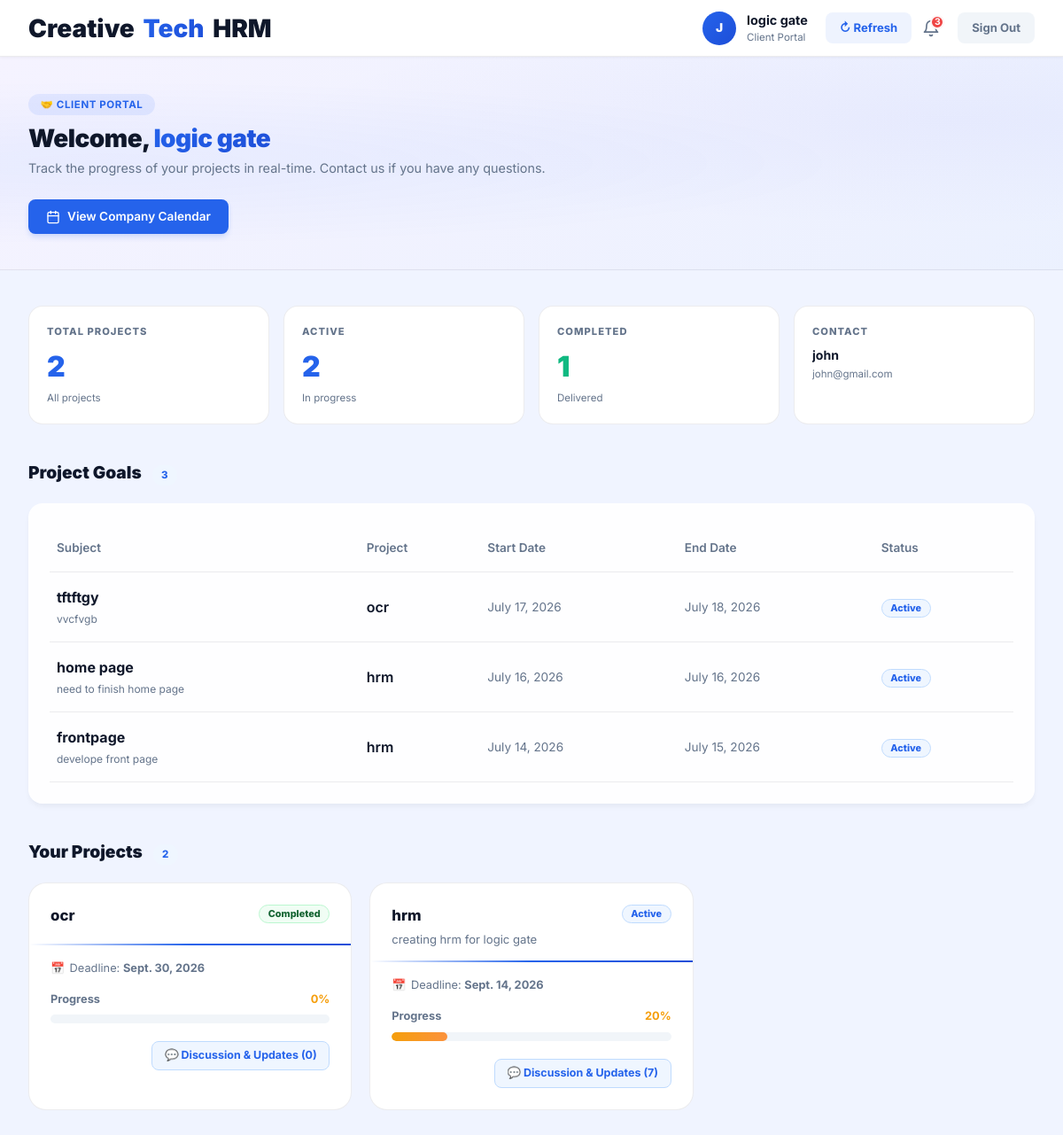
The app's page /client-dashboard/ (signed in) with its own data.
### employees/models.py (models this page shows, shortened)
class Client(models.Model):
    user = models.OneToOneField(User, on_delete=models.CASCADE, related_name='client_profile', null=True, blank=True)
    company_name = models.CharField(max_length=200)
    client_id = models.CharField(max_length=50, blank=True, null=True)
    contact_person = models.CharField(max_length=150)
    email = models.EmailField()
    phone = models.CharField(max_length=20, blank=True, null=True)
    STATUS_CHOICES = [
        ('Active', 'Active'),
        ('Inactive', 'Inactive'),
    ]
    status = models.CharField(max_length=20, choices=STATUS_CHOICES, default='Active')
    created_at = models.DateTimeField(auto_now_add=True)

class GoalTracking(models.Model):
    STATUS_CHOICES = [
        ('Active', 'Active'),
        ('Pending', 'Pending'),
        ('Completed', 'Completed'),
    ]
    subject = models.CharField(max_length=200)
    project = models.ForeignKey('Project', on_delete=models.SET_NULL, null=True, blank=True, related_name='goals')
    start_date = models.DateField()
    end_date = models.DateField()
    description = models.TextField(blank=True, null=True)
    status = models.CharField(max_length=20, choices=STATUS_CHOICES, default='Active')
    progress = models.IntegerField(default=0)
    created_at = models.DateTimeField(auto_now_add=True)

class Project(models.Model):
    STATUS_CHOICES = [
        ('Active', 'Active'),
        ('Completed', 'Completed'),
        ('On Hold', 'On Hold'),
    ]
    name = models.CharField(max_length=200)
    client = models.ForeignKey(Client, on_delete=models.SET_NULL, null=True, blank=True, related_name='projects')
    assigned_employees = models.ManyToManyField(Employee, related_name='assigned_projects', blank=True)
    description = models.TextField(blank=True, null=True)
    deadline = models.DateField(blank=True, null=True)
    progress = models.IntegerField(default=0)  # 0-100
    status = models.CharField(max_length=20, choices=STATUS_CHOICES, default='Active')
    created_at = models.DateTimeField(auto_now_add=True)

### employees/views.py (the view)
# urls.py: path('client-dashboard/', views.client_dashboard_view, name='client_dashboard'),
@login_required
def client_dashboard_view(request):
    try:
        client = request.user.client_profile
    except Exception:
        messages.error(request, "Access denied. This area is for clients only.")
        return redirect('client_login')
    projects = Project.objects.filter(client=client).order_by('-created_at')
    holidays = Holiday.objects.all().order_by('date')
    events = []
    for h in holidays:
        events.append({
            'title': h.name,
            'start': h.date.isoformat(),
            'color': '#2563eb' if getattr(h, 'type', 'Holiday') == 'Holiday' else '#94a3b8',
            'extendedProps': {
                'type': getattr(h, 'type', 'Holiday')
            }
        })
    events_json = json.dumps(events, cls=DjangoJSONEncoder)
    goals = GoalTracking.objects.filter(project__client=client).order_by('-created_at')
    completed_count = projects.filter(status='Completed').count()
    active_count = projects.exclude(status='Completed').count()
    return render(request, 'employees/client_dashboard.html', {
        'goals': goals,
        'events_json': events_json,
        'client': client,
        'projects': projects,
        'completed_count': completed_count,
        'active_count': active_count,
    })

### employees/context_processors.py (called while the page is built)
def admin_notifications(request):
    notifications_count = 0
    if request.user.is_authenticated and hasattr(request.user, 'employee') and request.user.employee.is_company_admin:
        notifications_count += LeaveRequest.objects.filter(status='Pending').count()
    return {'admin_notifications_count': notifications_count}

def global_notifications(request):
    if request.user.is_authenticated:
        unread_notifications = Notification.objects.filter(user=request.user, is_read=False).order_by('-created_at')
        all_notifications = Notification.objects.filter(user=request.user).order_by('-created_at')[:10]
        return {
            'user_notifications': all_notifications,
            'unread_notifications_count': unread_notifications.count()
        }
    return {}

### employees/templates/employees/client_dashboard.html (shortened to what this page needs)
{% load static %}
<!DOCTYPE html>
<html lang="en">
<head>
    <link href="https://cdn.jsdelivr.net/npm/bootstrap@5.3.3/dist/css/bootstrap.min.css" rel="stylesheet">
    <link href='https://cdn.jsdelivr.net/npm/fullcalendar@5.11.3/main.min.css' rel='stylesheet' />
</head>
<body>
    <nav class="navbar">
        <a href="{% url 'client_dashboard' %}" class="navbar-brand">Creative<span>Tech</span> HRM</a>
        <div class="user-badge">
            <div class="avatar">{{ client.contact_person|first|upper }}</div>
            <div>
                <div class="user-name">{{ client.company_name }}</div>
                <div class="user-role">Client Portal</div>
            </div>
            <button onclick="window.location.href = window.location.pathname;" class="btn-logout"
                style="display: inline-flex; align-items: center; gap: 0.35rem; background: rgba(37,99,235,0.08); color: var(--primary); font-weight:700; margin-left: 0.5rem;"
                title="Refresh Page">
                ↻ Refresh
            </button>
            <div style="position: relative;" id="notificationContainer">
                <div id="notificationBell"
                    style="position: relative; cursor: pointer; color: var(--text-muted); transition: color 0.2s; margin-right: 0.5rem; display: flex; align-items: center;"
                    onmouseover="this.style.color='var(--primary)'" onmouseout="this.style.color='var(--text-muted)'">
                    <svg xmlns="http://www.w3.org/2000/svg" width="20" height="20" viewBox="0 0 24 24" fill="none"
                        stroke="currentColor" stroke-width="2" stroke-linecap="round" stroke-linejoin="round">
                        <path d="M18 8A6 6 0 0 0 6 8c0 7-3 9-3 9h18s-3-2-3-9"></path>
                        <path d="M13.73 21a2 2 0 0 1-3.46 0"></path>
                    </svg>
                    {% if unread_notifications_count > 0 %}
                    <span id="notifBadge"
                        style="position: absolute; top: -5px; right: -5px; background: var(--danger, #ef4444); color: white; font-size: 0.65rem; font-weight: bold; width: 16px; height: 16px; display: flex; align-items: center; justify-content: center; border-radius: 50%; border: 2px solid var(--card-bg, #fff);">
                        {{ unread_notifications_count }}
                    </span>
                    {% endif %}
                </div>
            </div>
            <a href="{% url 'logout' %}" class="btn-logout">Sign Out</a>
        </div>
    </nav>
    <div class="hero">
        <div class="hero-content">
            <div style="margin-bottom:0.75rem;">
                <span
                    style="background:rgba(0,85,255,0.08);color:var(--primary);font-size:0.72rem;font-weight:700;padding:0.3rem 0.85rem;border-radius:9999px;letter-spacing:0.05em;text-transform:uppercase;">🤝
                    Client Portal</span>
            </div>
            <h1>Welcome, <span class="hero-company-name">{{ client.company_name }}</span></h1>
            <p>Track the progress of your projects in real-time. Contact us if you have any questions.</p>
            <div style="margin-top:1.5rem;">
                <button onclick="openCalendarModal()"
                    style="background:var(--primary);color:white;border:none;padding:0.6rem 1.25rem;border-radius:0.5rem;font-weight:600;font-size:0.85rem;cursor:pointer;display:flex;align-items:center;gap:0.5rem;box-shadow:0 4px 6px -1px rgba(37,99,235,0.2);">
                    View Company Calendar
                </button>
            </div>
        </div>
    </div>
    <div class="main">
        <div class="stats-row">
            <div class="stat-card">
                <div class="stat-label">Total Projects</div>
                <div class="stat-value" style="color:var(--primary);">{{ projects|length }}</div>
                <div class="stat-sub">All projects</div>
            </div>
            <div class="stat-card">
                <div class="stat-label">Active</div>
                <div class="stat-value" style="color:var(--primary);">{{ projects|length }}</div>
                <div class="stat-sub">In progress</div>
            </div>
            <div class="stat-card">
                <div class="stat-label">Completed</div>
                <div class="stat-value" style="color:var(--success);">
                    {{ completed_count|default:0 }}
                </div>
                <div class="stat-sub">Delivered</div>
            </div>
            <div class="stat-card">
                <div class="stat-label">Contact</div>
                <div
                    style="font-size:0.88rem;font-weight:700;margin-top:0.3rem;overflow:hidden;text-overflow:ellipsis;white-space:nowrap;">
                    {{ client.contact_person }}</div>
                <div class="stat-sub">{{ client.email }}</div>
            </div>
        </div>
        <div class="section-title" style="margin-top:2.5rem;">
            Project Goals <span class="section-badge">{{ goals|length }}</span>
        </div>
        <div
            style="background:var(--card-bg); border-radius:1rem; padding:1.5rem; box-shadow:0 4px 6px -1px rgba(0,0,0,0.05); margin-bottom:2.5rem; overflow-x:auto;">
            {% if goals %}
            <table style="width:100%; min-width:600px; text-align:left; border-collapse:collapse;">
                <thead>
                    <tr style="border-bottom:1px solid var(--border); color:var(--text-muted); font-size:0.85rem;">
                        <th style="padding:1rem 0.5rem; font-weight:600;">Subject</th>
                        <th style="padding:1rem 0.5rem; font-weight:600;">Project</th>
                        <th style="padding:1rem 0.5rem; font-weight:600;">Start Date</th>
                        <th style="padding:1rem 0.5rem; font-weight:600;">End Date</th>
                        <th style="padding:1rem 0.5rem; font-weight:600;">Status</th>
                    </tr>
                </thead>
                <tbody>
                    {% for goal in goals %}
                    <tr style="border-bottom:1px solid var(--border);">
                        <td style="padding:1rem 0.5rem;">
                            <div style="font-weight:700; color:var(--text);">{{ goal.subject }}</div>
                            {% if goal.description %}
                            <div style="font-size:0.75rem; color:var(--text-muted); margin-top:0.25rem;">{{ goal.description|truncatechars:50 }}</div>
                            {% endif %}
                        </td>
                        <td style="padding:1rem 0.5rem; font-weight:600; color:var(--text);">{{ goal.project.name }}
                        </td>
                        <td style="padding:1rem 0.5rem; color:var(--text-muted); font-size:0.85rem;">{{ goal.start_date }}</td>
                        <td style="padding:1rem 0.5rem; color:var(--text-muted); font-size:0.85rem;">{{ goal.end_date }}</td>
                        <td style="padding:1rem 0.5rem;">
                            <span class="badge badge-{{ goal.status|lower }}">{{ goal.status }}</span>
                        </td>
                    </tr>
                    {% endfor %}
                </tbody>
            </table>
            {% else %}
            <p style="color:var(--text-muted); text-align:center; padding:2rem 0; margin:0;">No active goals for your
                projects yet.</p>
            {% endif %}
        </div>
        <div class="section-title">
            Your Projects <span class="section-badge">{{ projects|length }}</span>
        </div>
        {% if projects %}
        <div class="projects-grid">
            {% for project in projects %}
            <div class="project-card">
                <div class="project-card-header">
                    <div style="display:flex;justify-content:space-between;align-items:flex-start;gap:1rem;">
                        <div>
                            <div class="project-name">{{ project.name }}</div>
                            {% if project.description %}
                            <div class="project-desc">{{ project.description|truncatechars:80 }}</div>
                            {% endif %}
                        </div>
                        <span class="badge badge-{{ project.status|slugify }}">{{ project.status }}</span>
                    </div>
                </div>
                <div class="project-card-body">
                    <div class="meta-row">
                        {% if project.deadline %}
                        <div class="meta-item">📅 <span>Deadline: <strong>{{ project.deadline }}</strong></span></div>
                        {% endif %}
                    </div>
                    <div class="progress-label">
                        <span style="color:var(--text-muted);">Progress</span>
                        <span class="{% if project.progress >= 100 %}text-success{% elif project.progress >= 60 %}text-primary{% else %}text-warning{% endif %}">{{ project.progress }}%</span>
                    </div>
                    <div class="progress-wrap">
                        <div class="progress-fill {% if project.progress >= 100 %}bg-success-grad{% elif project.progress >= 60 %}bg-primary-grad{% else %}bg-warning-grad{% endif %}" style="width:{{ project.progress }}%;"></div>
                    </div>
                    <div style="margin-top: 1.25rem; display: flex; justify-content: flex-end;">
                        <a href="{% url 'client_project_detail' project.id %}" class="btn-logout"
                            style="font-size: 0.78rem; font-weight: 700; background: #eff6ff; color: var(--primary); border: 1px solid #bfdbfe; padding: 0.4rem 0.85rem; border-radius: 0.5rem; text-decoration: none; display: inline-flex; align-items: center; gap: 0.35rem; transition: all 0.2s;">
                            💬 Discussion &amp; Updates ({{ project.updates.count }})
                        </a>
                    </div>
                </div>
            </div>
            {% endfor %}
        </div>
        {% else %}
        <div class="empty">
            <div class="empty-icon">🚀</div>
            <h3>No Projects Yet</h3>
            <p>Your assigned projects will appear here once the team creates them. Stay tuned!</p>
        </div>
        {% endif %}
    </div>
</body>
</html>

### records on screen
Client: contact_person|first "J", company_name "logic gate", contact_person "john", email "john@gmail.com"
GoalTracking: subject "tftftgy", description "vvcfvgb", project.name "ocr", start_date "July 17, 2026", end_date "July 18, 2026", status "Active"
GoalTracking: subject "home page", description "need to finish home page", project.name "hrm", start_date "July 16, 2026", end_date "July 16, 2026", status "Active"
GoalTracking: subject "frontpage", description "develope front page", project.name "hrm", start_date "July 14, 2026", end_date "July 15, 2026", status "Active"
Project: name "ocr", status "Completed", deadline "Sept. 30, 2026", progress "0", updates.count "0"
Project: name "hrm", description "creating hrm for logic gate", status "Active", deadline "Sept. 14, 2026", progress "20", updates.count "7"

### other values on screen
{{ unread_notifications_count }} "3"
{{ projects|length }} "2"
{{ completed_count|default:0 }} "1"
{{ goals|length }} "3"
